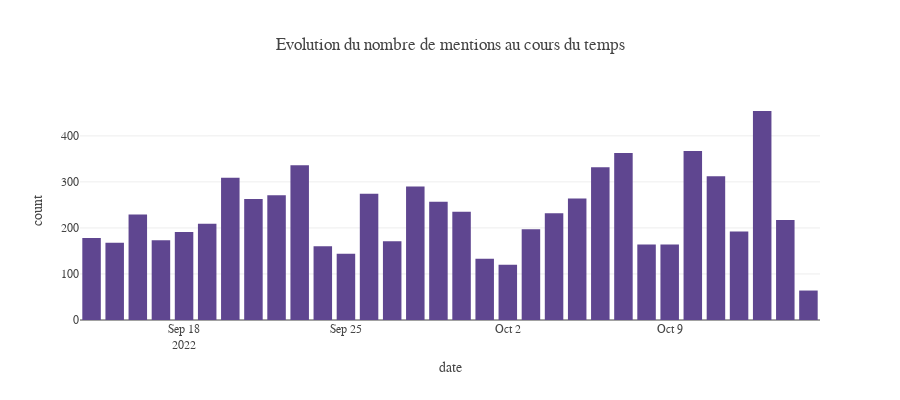

The cell this chart's notebook holds for it:
### Code cell
show_mentions_over_time(data,freq = "D")

### Figure 1 — Plotly figure (JSON) as saved in the notebook; plotly's stock layout.template omitted (floating-point values rounded to 4 significant figures)
{"data": [{"alignmentgroup": "True", "hovertemplate": "date=%{x}<br>count=%{y}<extra></extra>", "legendgroup": "", "marker": {"color": "rgb(95, 70, 144)", "pattern": {"shape": ""}}, "name": "", "offsetgroup": "", "orientation": "v", "showlegend": false, "textposition": "auto", "type": "bar", "x": ["2022-09-14T00:00:00", "2022-09-15T00:00:00", "2022-09-16T00:00:00", "2022-09-17T00:00:00", "2022-09-18T00:00:00", "2022-09-19T00:00:00", "2022-09-20T00:00:00", "2022-09-21T00:00:00", "2022-09-22T00:00:00", "2022-09-23T00:00:00", "2022-09-24T00:00:00", "2022-09-25T00:00:00", "2022-09-26T00:00:00", "2022-09-27T00:00:00", "2022-09-28T00:00:00", "2022-09-29T00:00:00", "2022-09-30T00:00:00", "2022-10-01T00:00:00", "2022-10-02T00:00:00", "2022-10-03T00:00:00", "2022-10-04T00:00:00", "2022-10-05T00:00:00", "2022-10-06T00:00:00", "2022-10-07T00:00:00", "2022-10-08T00:00:00", "2022-10-09T00:00:00", "2022-10-10T00:00:00", "2022-10-11T00:00:00", "2022-10-12T00:00:00", "2022-10-13T00:00:00", "2022-10-14T00:00:00", "2022-10-15T00:00:00"], "xaxis": "x", "y": [178, 168, 229, 173, 191, 209, 309, 263, 271, 336, 160, 144, 274, 171, 290, 257, 235, 133, 120, 197, 232, 264, 332, 363, 164, 164, 367, 312, 192, 454, 217, 64], "yaxis": "y"}], "layout": {"barmode": "relative", "height": 400, "legend": {"tracegroupgap": 0}, "title": {"text": "Evolution du nombre de mentions au cours du temps"}, "xaxis": {"anchor": "y", "domain": [0, 1], "title": {"text": "date"}}, "yaxis": {"anchor": "x", "domain": [0, 1], "title": {"text": "count"}}}}
